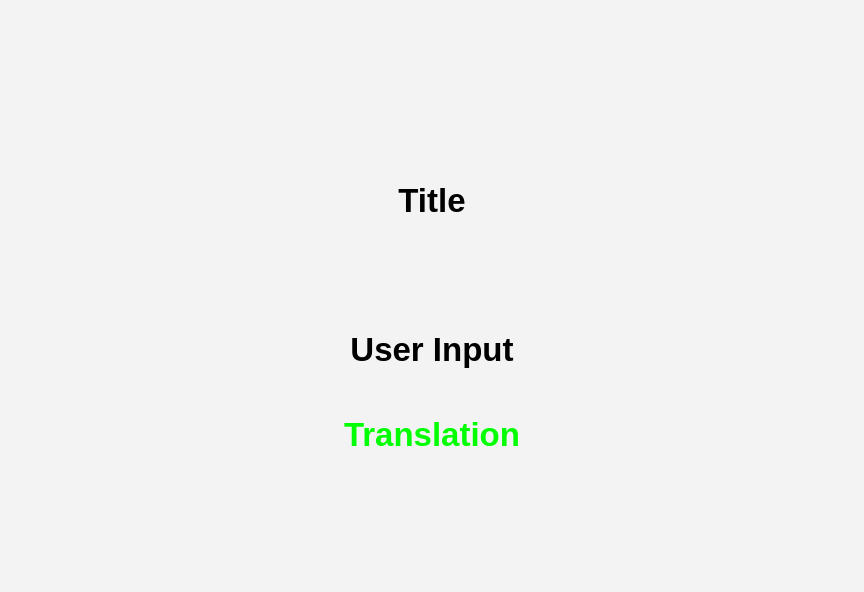
<?xml version="1.0" encoding="UTF-8"?>
<ui version="4.0">
 <class>MainWindow</class>
 <widget class="QMainWindow" name="MainWindow">
  <property name="geometry">
   <rect>
    <x>0</x>
    <y>0</y>
    <width>864</width>
    <height>592</height>
   </rect>
  </property>
  <property name="windowTitle">
   <string>MainWindow</string>
  </property>
  <property name="styleSheet">
   <string notr="true">QMainWindow {
background-color: #f3f3f3;
}

QPushButton {
	background: #AFFFEC;
 border-radius: 10px;
font-size: 16px;
font-weight: 900;
}

QPushButton:hover {
	background: white;
 border-radius: 10px;
}

QLabel {
font-size: 33px;
font-weight: 900;
}</string>
  </property>
  <widget class="QWidget" name="centralwidget">
   <layout class="QGridLayout" name="gridLayout_2">
    <property name="leftMargin">
     <number>20</number>
    </property>
    <property name="topMargin">
     <number>100</number>
    </property>
    <property name="rightMargin">
     <number>20</number>
    </property>
    <property name="bottomMargin">
     <number>100</number>
    </property>
    <property name="horizontalSpacing">
     <number>12</number>
    </property>
    <property name="verticalSpacing">
     <number>10</number>
    </property>
    <item row="0" column="0">
     <widget class="QStackedWidget" name="stackedWidget">
      <property name="currentIndex">
       <number>1</number>
      </property>
      <widget class="QWidget" name="page">
       <layout class="QGridLayout" name="gridLayout_4">
        <item row="0" column="0">
         <layout class="QGridLayout" name="gridLayout">
          <property name="verticalSpacing">
           <number>10</number>
          </property>
          <item row="0" column="0">
           <widget class="QLabel" name="Title">
            <property name="text">
             <string>Main Menu</string>
            </property>
            <property name="alignment">
             <set>Qt::AlignCenter</set>
            </property>
           </widget>
          </item>
          <item row="1" column="0">
           <widget class="QWidget" name="MenuButtons" native="true">
            <property name="enabled">
             <bool>true</bool>
            </property>
            <layout class="QVBoxLayout" name="verticalLayout">
             <property name="spacing">
              <number>10</number>
             </property>
             <property name="leftMargin">
              <number>0</number>
             </property>
             <property name="topMargin">
              <number>0</number>
             </property>
             <property name="rightMargin">
              <number>0</number>
             </property>
             <property name="bottomMargin">
              <number>0</number>
             </property>
             <item>
              <widget class="QPushButton" name="btnTranslate">
               <property name="minimumSize">
                <size>
                 <width>0</width>
                 <height>50</height>
                </size>
               </property>
               <property name="text">
                <string>Translate</string>
               </property>
              </widget>
             </item>
             <item>
              <widget class="QPushButton" name="btnTopics">
               <property name="minimumSize">
                <size>
                 <width>0</width>
                 <height>50</height>
                </size>
               </property>
               <property name="styleSheet">
                <string notr="true"/>
               </property>
               <property name="text">
                <string>Topics</string>
               </property>
              </widget>
             </item>
             <item>
              <widget class="QPushButton" name="btnQuiz">
               <property name="minimumSize">
                <size>
                 <width>0</width>
                 <height>50</height>
                </size>
               </property>
               <property name="text">
                <string>Quiz</string>
               </property>
              </widget>
             </item>
             <item>
              <widget class="QPushButton" name="btnAbout">
               <property name="minimumSize">
                <size>
                 <width>0</width>
                 <height>50</height>
                </size>
               </property>
               <property name="styleSheet">
                <string notr="true"/>
               </property>
               <property name="text">
                <string>About</string>
               </property>
              </widget>
             </item>
            </layout>
           </widget>
          </item>
         </layout>
        </item>
       </layout>
      </widget>
      <widget class="QWidget" name="page_2">
       <layout class="QGridLayout" name="gridLayout_7">
        <item row="0" column="0">
         <layout class="QGridLayout" name="gridLayout_5">
          <property name="verticalSpacing">
           <number>10</number>
          </property>
          <item row="0" column="0">
           <widget class="QLabel" name="Title_window">
            <property name="text">
             <string>Title</string>
            </property>
            <property name="alignment">
             <set>Qt::AlignCenter</set>
            </property>
           </widget>
          </item>
          <item row="1" column="0">
           <widget class="QWidget" name="transWidget_2" native="true">
            <property name="enabled">
             <bool>true</bool>
            </property>
            <property name="inputMethodHints">
             <set>Qt::ImhMultiLine</set>
            </property>
            <layout class="QGridLayout" name="gridLayout_6">
             <item row="1" column="0">
              <widget class="QLabel" name="transOutput_2">
               <property name="styleSheet">
                <string notr="true">color:rgb(0, 255, 0);</string>
               </property>
               <property name="text">
                <string>Translation</string>
               </property>
               <property name="alignment">
                <set>Qt::AlignCenter</set>
               </property>
              </widget>
             </item>
             <item row="0" column="0">
              <widget class="QLabel" name="transInput_2">
               <property name="text">
                <string>User Input</string>
               </property>
               <property name="alignment">
                <set>Qt::AlignCenter</set>
               </property>
              </widget>
             </item>
            </layout>
           </widget>
          </item>
         </layout>
        </item>
       </layout>
      </widget>
     </widget>
    </item>
   </layout>
  </widget>
 </widget>
 <resources/>
 <connections/>
</ui>
